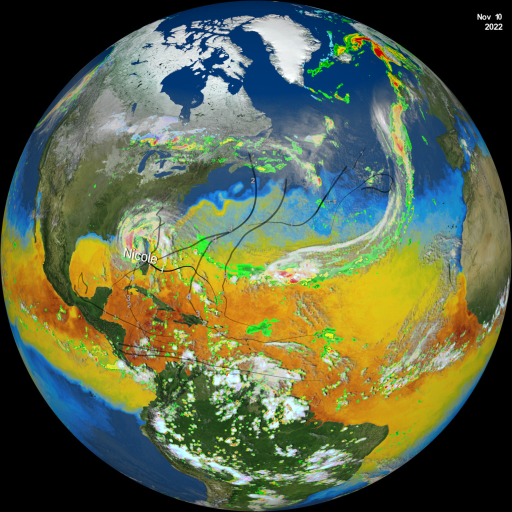
#> input picture eic-sonification/Images/hurr2022_v6.8800_print.jpg, 1024 x 1024 px (shown at 1/2 size)
$ python georef.py --target ../../eic-sonification/Images/hurr2022_v6.8800_print.jpg --out out.png
#> lines starting #> are read from the running program, lines starting #| are printed output that depends on the picture; after the words box and inside, x2 and y2 are one past the last pixel; in counts of white or black regions, pixels touching at a corner belong together
"""Georeference an SVS flat map (unknown crop / projection) against an exact equirectangular map.

SVS EIC renders (5313 night lights, 5669 aerosols) are flat maps whose longitude origin and
latitude scaling are not documented. We use the 5011 Science-On-a-Sphere frame (exactly
equirectangular, 4096x2048) as the reference land mask and fit, from many local coastline
template matches:

    X = x0 + lon * kx              (linear in longitude)
    Y = poly3(lat)                 (cubic in latitude: equirect / Miller / equal-area all fit)

    python -m jukebox.datasets.georef --target data/raw/5313/full/f01.png --crop 0,0,3840,2160 \
        --target-thresh 2 --out data/raw/5313/georef.json
"""
from __future__ import annotations

import argparse
import json
from pathlib import Path

import numpy as np


# [5 lines left out: function ref_land_mask, not called in this run]


class GeoFit:
    # [6 lines left out: function __init__, not called in this run]

    def xy(self, lon, lat):
        lon = np.asarray(lon, float)
        return self.x0 + lon * self.kx, np.polyval(self.ycoef, np.asarray(lat, float))

    def lon(self, x):
        return (np.asarray(x, float) - self.x0) / self.kx

    def lat(self, y):
        return np.interp(np.asarray(y, float), self._ys, self._lats, left=np.nan, right=np.nan)

    def grids(self):
        """Per-column longitude and per-row latitude (pixel centres) of the target image."""
        return self.lon(np.arange(self.w) + 0.5), self.lat(np.arange(self.h) + 0.5)

    def to_dict(self):
        return {"x0": float(self.x0), "kx": float(self.kx), "ycoef": [float(c) for c in self.ycoef],
                "w": self.w, "h": self.h, "model": "X = x0 + kx*lon ; Y = polyval(ycoef, lat)"}

    @classmethod
    def from_dict(cls, d):
        return cls(d["x0"], d["kx"], d["ycoef"], d["w"], d["h"])


# [60 lines left out: function fit, not called in this run]


def main(argv=None):
    import cv2
    ap = argparse.ArgumentParser()
    ap.add_argument("--target", type=Path, required=True)
    ap.add_argument("--crop", default=None, help="x0,y0,x1,y1 of the map inside the target image")
    ap.add_argument("--work-width", type=int, default=1920)
    ap.add_argument("--target-thresh", type=float, default=2.0, help="land = mean RGB > thresh")
    ap.add_argument("--target-mode", default="bright", choices=["bright", "gray"])
    ap.add_argument("--ref", type=Path, default=Path("data/raw/5011/ref_equirect.png"))
    ap.add_argument("--init", default="-169.5,0.09375,80,0.071", help="lon0,deg_per_px_x,lat0,deg_per_px_y at full res")
    ap.add_argument("--out", type=Path, required=True)
    a = ap.parse_args(argv)
    img = cv2.imread(str(a.target), cv2.IMREAD_COLOR)[..., ::-1]
    if a.crop:
        x0, y0, x1, y1 = map(int, a.crop.split(","))
        img = img[y0:y1, x0:x1]
    full_w, full_h = img.shape[1], img.shape[0]
#> full_w = 1024; full_h = 1024
    sc = a.work_width / full_w
#> sc = 1.88
    small = cv2.resize(img, (a.work_width, int(round(full_h * sc))), interpolation=cv2.INTER_AREA)
    if a.target_mode == "bright":
        tmask = small.mean(2) > a.target_thresh
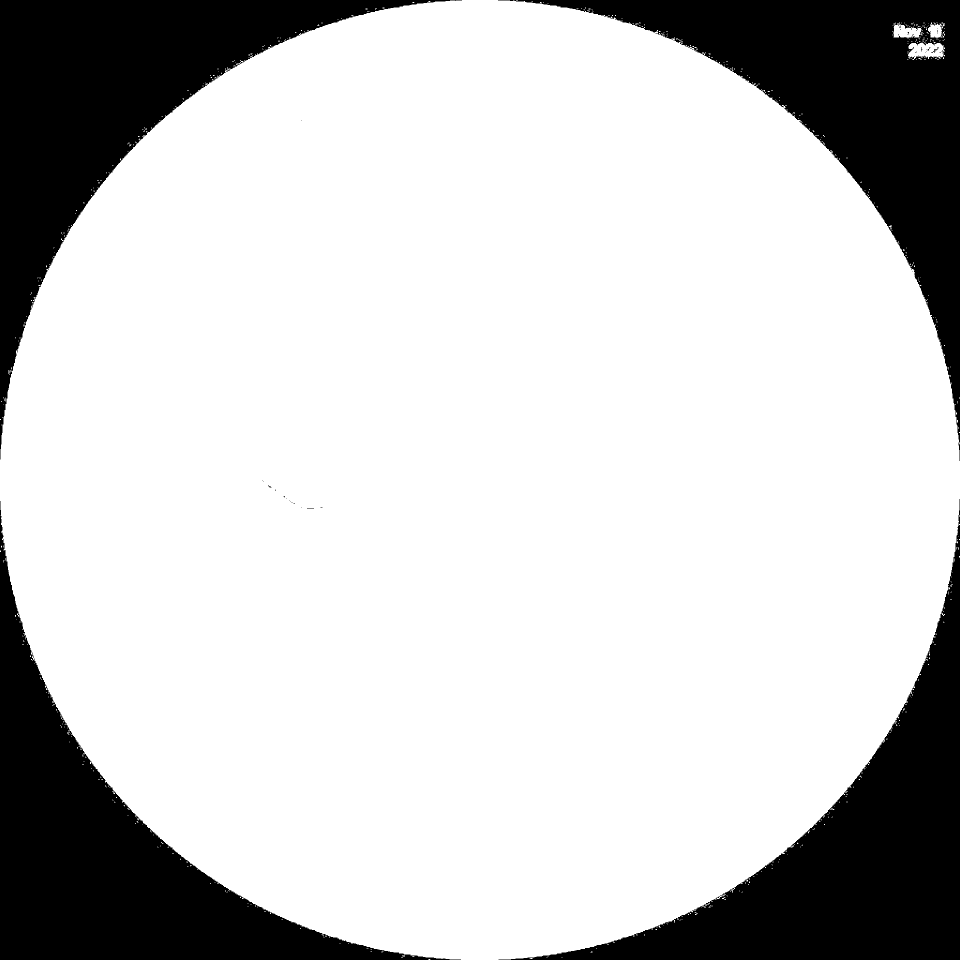
#> tmask: shape (1920, 1920) bool (shown at 1/2 size); 78.8% white; 42 black regions (37 under 20 px), largest, box (x1, y1, x2, y2) and area: (0, 1002, 922, 1920) 196652, (0, 0, 924, 919) 196600, (997, 998, 1920, 1920) 196428, (996, 0, 1920, 922) 192533, (1866, 94, 1877, 106) 33
    else:  # unsaturated mid-gray land (aerosol maps): low chroma, mid value
        hsv = cv2.cvtColor(small, cv2.COLOR_RGB2HSV)
        tmask = (hsv[..., 1] < 40) & (hsv[..., 2] > a.target_thresh) & (hsv[..., 2] < 200)
#> (the run stopped early here; a loop or call above may not have finished)
